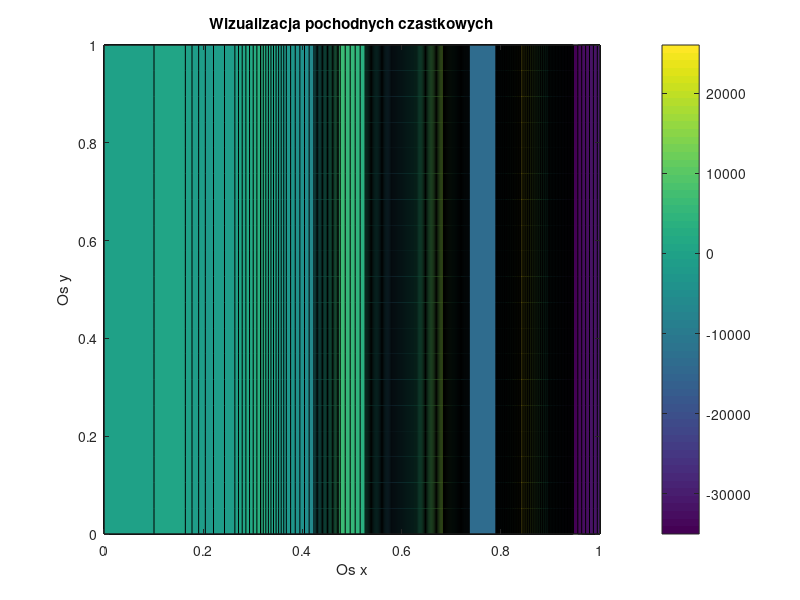

MATLAB code to generate this figure:
y=[
   0 0 0 0 0 0 0 0 0 0 0 0 0 0 0 0 0 0 0 0 
0.05263 0.05263 0.05263 0.05263 0.05263 0.05263 0.05263 0.05263 0.05263 0.05263 0.05263 0.05263 0.05263 0.05263 0.05263 0.05263 0.05263 0.05263 0.05263 0.05263 
0.1053 0.1053 0.1053 0.1053 0.1053 0.1053 0.1053 0.1053 0.1053 0.1053 0.1053 0.1053 0.1053 0.1053 0.1053 0.1053 0.1053 0.1053 0.1053 0.1053 
0.1579 0.1579 0.1579 0.1579 0.1579 0.1579 0.1579 0.1579 0.1579 0.1579 0.1579 0.1579 0.1579 0.1579 0.1579 0.1579 0.1579 0.1579 0.1579 0.1579 
0.2105 0.2105 0.2105 0.2105 0.2105 0.2105 0.2105 0.2105 0.2105 0.2105 0.2105 0.2105 0.2105 0.2105 0.2105 0.2105 0.2105 0.2105 0.2105 0.2105 
0.2632 0.2632 0.2632 0.2632 0.2632 0.2632 0.2632 0.2632 0.2632 0.2632 0.2632 0.2632 0.2632 0.2632 0.2632 0.2632 0.2632 0.2632 0.2632 0.2632 
0.3158 0.3158 0.3158 0.3158 0.3158 0.3158 0.3158 0.3158 0.3158 0.3158 0.3158 0.3158 0.3158 0.3158 0.3158 0.3158 0.3158 0.3158 0.3158 0.3158 
0.3684 0.3684 0.3684 0.3684 0.3684 0.3684 0.3684 0.3684 0.3684 0.3684 0.3684 0.3684 0.3684 0.3684 0.3684 0.3684 0.3684 0.3684 0.3684 0.3684 
0.4211 0.4211 0.4211 0.4211 0.4211 0.4211 0.4211 0.4211 0.4211 0.4211 0.4211 0.4211 0.4211 0.4211 0.4211 0.4211 0.4211 0.4211 0.4211 0.4211 
0.4737 0.4737 0.4737 0.4737 0.4737 0.4737 0.4737 0.4737 0.4737 0.4737 0.4737 0.4737 0.4737 0.4737 0.4737 0.4737 0.4737 0.4737 0.4737 0.4737 
0.5263 0.5263 0.5263 0.5263 0.5263 0.5263 0.5263 0.5263 0.5263 0.5263 0.5263 0.5263 0.5263 0.5263 0.5263 0.5263 0.5263 0.5263 0.5263 0.5263 
0.5789 0.5789 0.5789 0.5789 0.5789 0.5789 0.5789 0.5789 0.5789 0.5789 0.5789 0.5789 0.5789 0.5789 0.5789 0.5789 0.5789 0.5789 0.5789 0.5789 
0.6316 0.6316 0.6316 0.6316 0.6316 0.6316 0.6316 0.6316 0.6316 0.6316 0.6316 0.6316 0.6316 0.6316 0.6316 0.6316 0.6316 0.6316 0.6316 0.6316 
0.6842 0.6842 0.6842 0.6842 0.6842 0.6842 0.6842 0.6842 0.6842 0.6842 0.6842 0.6842 0.6842 0.6842 0.6842 0.6842 0.6842 0.6842 0.6842 0.6842 
0.7368 0.7368 0.7368 0.7368 0.7368 0.7368 0.7368 0.7368 0.7368 0.7368 0.7368 0.7368 0.7368 0.7368 0.7368 0.7368 0.7368 0.7368 0.7368 0.7368 
0.7895 0.7895 0.7895 0.7895 0.7895 0.7895 0.7895 0.7895 0.7895 0.7895 0.7895 0.7895 0.7895 0.7895 0.7895 0.7895 0.7895 0.7895 0.7895 0.7895 
0.8421 0.8421 0.8421 0.8421 0.8421 0.8421 0.8421 0.8421 0.8421 0.8421 0.8421 0.8421 0.8421 0.8421 0.8421 0.8421 0.8421 0.8421 0.8421 0.8421 
0.8947 0.8947 0.8947 0.8947 0.8947 0.8947 0.8947 0.8947 0.8947 0.8947 0.8947 0.8947 0.8947 0.8947 0.8947 0.8947 0.8947 0.8947 0.8947 0.8947 
0.9474 0.9474 0.9474 0.9474 0.9474 0.9474 0.9474 0.9474 0.9474 0.9474 0.9474 0.9474 0.9474 0.9474 0.9474 0.9474 0.9474 0.9474 0.9474 0.9474 
1 1 1 1 1 1 1 1 1 1 1 1 1 1 1 1 1 1 1 1  
    ]
x=[
    0 0.05263 0.1053 0.1579 0.2105 0.2632 0.3158 0.3684 0.4211 0.4737 0.5263 0.5789 0.6316 0.6842 0.7368 0.7895 0.8421 0.8947 0.9474 1 
0 0.05263 0.1053 0.1579 0.2105 0.2632 0.3158 0.3684 0.4211 0.4737 0.5263 0.5789 0.6316 0.6842 0.7368 0.7895 0.8421 0.8947 0.9474 1 
0 0.05263 0.1053 0.1579 0.2105 0.2632 0.3158 0.3684 0.4211 0.4737 0.5263 0.5789 0.6316 0.6842 0.7368 0.7895 0.8421 0.8947 0.9474 1 
0 0.05263 0.1053 0.1579 0.2105 0.2632 0.3158 0.3684 0.4211 0.4737 0.5263 0.5789 0.6316 0.6842 0.7368 0.7895 0.8421 0.8947 0.9474 1 
0 0.05263 0.1053 0.1579 0.2105 0.2632 0.3158 0.3684 0.4211 0.4737 0.5263 0.5789 0.6316 0.6842 0.7368 0.7895 0.8421 0.8947 0.9474 1 
0 0.05263 0.1053 0.1579 0.2105 0.2632 0.3158 0.3684 0.4211 0.4737 0.5263 0.5789 0.6316 0.6842 0.7368 0.7895 0.8421 0.8947 0.9474 1 
0 0.05263 0.1053 0.1579 0.2105 0.2632 0.3158 0.3684 0.4211 0.4737 0.5263 0.5789 0.6316 0.6842 0.7368 0.7895 0.8421 0.8947 0.9474 1 
0 0.05263 0.1053 0.1579 0.2105 0.2632 0.3158 0.3684 0.4211 0.4737 0.5263 0.5789 0.6316 0.6842 0.7368 0.7895 0.8421 0.8947 0.9474 1 
0 0.05263 0.1053 0.1579 0.2105 0.2632 0.3158 0.3684 0.4211 0.4737 0.5263 0.5789 0.6316 0.6842 0.7368 0.7895 0.8421 0.8947 0.9474 1 
0 0.05263 0.1053 0.1579 0.2105 0.2632 0.3158 0.3684 0.4211 0.4737 0.5263 0.5789 0.6316 0.6842 0.7368 0.7895 0.8421 0.8947 0.9474 1 
0 0.05263 0.1053 0.1579 0.2105 0.2632 0.3158 0.3684 0.4211 0.4737 0.5263 0.5789 0.6316 0.6842 0.7368 0.7895 0.8421 0.8947 0.9474 1 
0 0.05263 0.1053 0.1579 0.2105 0.2632 0.3158 0.3684 0.4211 0.4737 0.5263 0.5789 0.6316 0.6842 0.7368 0.7895 0.8421 0.8947 0.9474 1 
0 0.05263 0.1053 0.1579 0.2105 0.2632 0.3158 0.3684 0.4211 0.4737 0.5263 0.5789 0.6316 0.6842 0.7368 0.7895 0.8421 0.8947 0.9474 1 
0 0.05263 0.1053 0.1579 0.2105 0.2632 0.3158 0.3684 0.4211 0.4737 0.5263 0.5789 0.6316 0.6842 0.7368 0.7895 0.8421 0.8947 0.9474 1 
0 0.05263 0.1053 0.1579 0.2105 0.2632 0.3158 0.3684 0.4211 0.4737 0.5263 0.5789 0.6316 0.6842 0.7368 0.7895 0.8421 0.8947 0.9474 1 
0 0.05263 0.1053 0.1579 0.2105 0.2632 0.3158 0.3684 0.4211 0.4737 0.5263 0.5789 0.6316 0.6842 0.7368 0.7895 0.8421 0.8947 0.9474 1 
0 0.05263 0.1053 0.1579 0.2105 0.2632 0.3158 0.3684 0.4211 0.4737 0.5263 0.5789 0.6316 0.6842 0.7368 0.7895 0.8421 0.8947 0.9474 1 
0 0.05263 0.1053 0.1579 0.2105 0.2632 0.3158 0.3684 0.4211 0.4737 0.5263 0.5789 0.6316 0.6842 0.7368 0.7895 0.8421 0.8947 0.9474 1 
0 0.05263 0.1053 0.1579 0.2105 0.2632 0.3158 0.3684 0.4211 0.4737 0.5263 0.5789 0.6316 0.6842 0.7368 0.7895 0.8421 0.8947 0.9474 1 
0 0.05263 0.1053 0.1579 0.2105 0.2632 0.3158 0.3684 0.4211 0.4737 0.5263 0.5789 0.6316 0.6842 0.7368 0.7895 0.8421 0.8947 0.9474 1 
]
z=[-28.557 -191.796 373.093 595.432 -1739.47 -321.86 3915.81 -2154.8 -5520.24 7033.08 3913.25 -13074.8 2427.55 16543.2 -13624.4 -13880.4 25954.9 2021.36 -34245.6 -30257.1;
-28.557 -191.796 373.093 595.432 -1739.47 -321.86 3915.81 -2154.8 -5520.24 7033.08 3913.25 -13074.8 2427.55 16543.2 -13624.4 -13880.4 25954.9 2021.36 -34245.6 -30257.1;
-28.557 -191.796 373.093 595.432 -1739.47 -321.86 3915.81 -2154.8 -5520.24 7033.08 3913.25 -13074.8 2427.55 16543.2 -13624.4 -13880.4 25954.9 2021.36 -34245.6 -30257.1;
-28.557 -191.796 373.093 595.432 -1739.47 -321.86 3915.81 -2154.8 -5520.24 7033.08 3913.25 -13074.8 2427.55 16543.2 -13624.4 -13880.4 25954.9 2021.36 -34245.6 -30257.1;
-28.557 -191.796 373.093 595.432 -1739.47 -321.86 3915.81 -2154.8 -5520.24 7033.08 3913.25 -13074.8 2427.55 16543.2 -13624.4 -13880.4 25954.9 2021.36 -34245.6 -30257.1;
-28.557 -191.796 373.093 595.432 -1739.47 -321.86 3915.81 -2154.8 -5520.24 7033.08 3913.25 -13074.8 2427.55 16543.2 -13624.4 -13880.4 25954.9 2021.36 -34245.6 -30257.1;
-28.557 -191.796 373.093 595.432 -1739.47 -321.86 3915.81 -2154.8 -5520.24 7033.08 3913.25 -13074.8 2427.55 16543.2 -13624.4 -13880.4 25954.9 2021.36 -34245.6 -30257.1;
-28.557 -191.796 373.093 595.432 -1739.47 -321.86 3915.81 -2154.8 -5520.24 7033.08 3913.25 -13074.8 2427.55 16543.2 -13624.4 -13880.4 25954.9 2021.36 -34245.6 -30257.1;
-28.557 -191.796 373.093 595.432 -1739.47 -321.86 3915.81 -2154.8 -5520.24 7033.08 3913.25 -13074.8 2427.55 16543.2 -13624.4 -13880.4 25954.9 2021.36 -34245.6 -30257.1;
-28.557 -191.796 373.093 595.432 -1739.47 -321.86 3915.81 -2154.8 -5520.24 7033.08 3913.25 -13074.8 2427.55 16543.2 -13624.4 -13880.4 25954.9 2021.36 -34245.6 -30257.1;
-28.557 -191.796 373.093 595.432 -1739.47 -321.86 3915.81 -2154.8 -5520.24 7033.08 3913.25 -13074.8 2427.55 16543.2 -13624.4 -13880.4 25954.9 2021.36 -34245.6 -30257.1;
-28.557 -191.796 373.093 595.432 -1739.47 -321.86 3915.81 -2154.8 -5520.24 7033.08 3913.25 -13074.8 2427.55 16543.2 -13624.4 -13880.4 25954.9 2021.36 -34245.6 -30257.1;
-28.557 -191.796 373.093 595.432 -1739.47 -321.86 3915.81 -2154.8 -5520.24 7033.08 3913.25 -13074.8 2427.55 16543.2 -13624.4 -13880.4 25954.9 2021.36 -34245.6 -30257.1;
-28.557 -191.796 373.093 595.432 -1739.47 -321.86 3915.81 -2154.8 -5520.24 7033.08 3913.25 -13074.8 2427.55 16543.2 -13624.4 -13880.4 25954.9 2021.36 -34245.6 -30257.1;
-28.557 -191.796 373.093 595.432 -1739.47 -321.86 3915.81 -2154.8 -5520.24 7033.08 3913.25 -13074.8 2427.55 16543.2 -13624.4 -13880.4 25954.9 2021.36 -34245.6 -30257.1;
-28.557 -191.796 373.093 595.432 -1739.47 -321.86 3915.81 -2154.8 -5520.24 7033.08 3913.25 -13074.8 2427.55 16543.2 -13624.4 -13880.4 25954.9 2021.36 -34245.6 -30257.1;
-28.557 -191.796 373.093 595.432 -1739.47 -321.86 3915.81 -2154.8 -5520.24 7033.08 3913.25 -13074.8 2427.55 16543.2 -13624.4 -13880.4 25954.9 2021.36 -34245.6 -30257.1;
-28.557 -191.796 373.093 595.432 -1739.47 -321.86 3915.81 -2154.8 -5520.24 7033.08 3913.25 -13074.8 2427.55 16543.2 -13624.4 -13880.4 25954.9 2021.36 -34245.6 -30257.1;
-28.557 -191.796 373.093 595.432 -1739.47 -321.86 3915.81 -2154.8 -5520.24 7033.08 3913.25 -13074.8 2427.55 16543.2 -13624.4 -13880.4 25954.9 2021.36 -34245.6 -30257.1;
-28.557 -191.796 373.093 595.432 -1739.47 -321.86 3915.81 -2154.8 -5520.24 7033.08 3913.25 -13074.8 2427.55 16543.2 -13624.4 -13880.4 25954.9 2021.36 -34245.6 -30257.1;
];
figure
contourf(x,y,z,100)
colorbar

caxis([-35000,26000])
title('Wizualizacja pochodnych czastkowych');
ylabel("Os y");
xlabel("Os x");